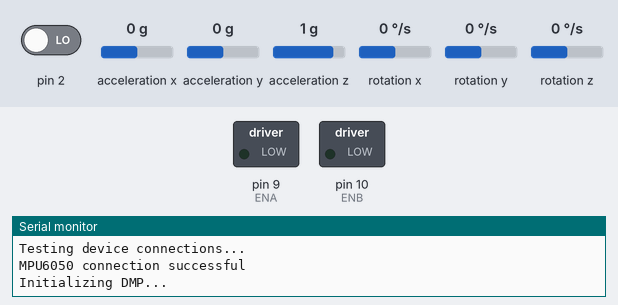
The sketch below on a simulated Arduino Uno, built with avr-gcc and run on an emulated ATmega328P. Shown: switched loads named in the sketch (green lamp = pin HIGH), the last lines printed to the serial monitor. Inputs (shaded band) come from the test bench; at power-on: rotation z 0 °/s, acceleration y 0 g, pin 2 LOW, acceleration x 0 g, acceleration z 1 g, rotation x 0 °/s, rotation y 0 °/s. The sensor or clock chip raises its interrupt line as the real part does.

Above: at 0.1 s.
At 1.7 s:
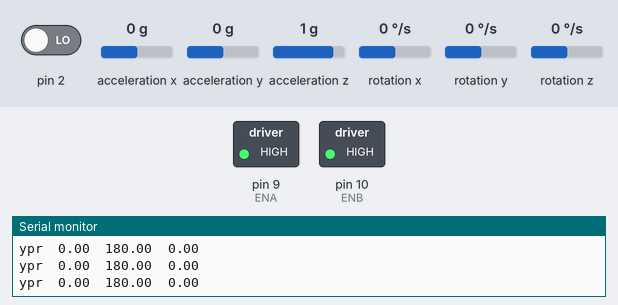
1.8 s: rotation z set to -100 °/s
4.8 s: acceleration y set to -1.4 g
Timing chart, 0 to 7.8 s (numbered marks = the images above; inputs shaded):
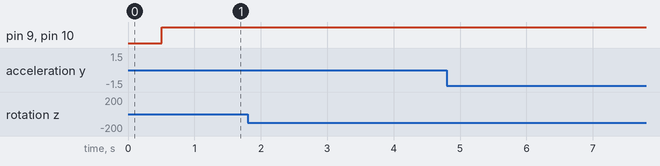

The sketch:

prototype.ino
```cpp
#include <PID_v1.h>
#include "I2Cdev.h"
#include "MPU6050_6Axis_MotionApps20.h"

#if I2CDEV_IMPLEMENTATION == I2CDEV_ARDUINO_WIRE
    #include "Wire.h"
#endif


MPU6050 mpu;

// MPU control/status vars
bool dmpReady = false;  // set true if DMP init was successful
uint8_t mpuIntStatus;   // holds actual interrupt status byte from MPU
uint8_t devStatus;      // return status after each device operation (0 = success, !0 = error)
uint16_t packetSize;    // expected DMP packet size (default is 42 bytes)
uint16_t fifoCount;     // count of all bytes currently in FIFO
uint8_t fifoBuffer[64]; // FIFO storage buffer

// orientation/motion vars
Quaternion q;           // [w, x, y, z]         quaternion container
VectorFloat gravity;    // [x, y, z]            gravity vector
float ypr[3];           // [yaw, pitch, roll]   yaw/pitch/roll container and gravity vector

//PID
double setpoint = 176.3 ;
double movingAngleOffset = 0.1;
double input, output;
double Kp= 24  ;
double Kd = 1.6;
double Ki = 96 ;
PID pid(&input, &output, &setpoint, Kp, Ki, Kd, DIRECT);


//MOTOR CONTROLLER
int ENA = 9;
int IN1 = 7;
int IN2 = 8;
int IN3 = 11;
int IN4 = 12;
int ENB = 10;


//timers
long time1Hz = 0;
long time5Hz = 0;

volatile bool mpuInterrupt = false;     // indicates whether MPU interrupt pin has gone high
void dmpDataReady()
{
    mpuInterrupt = true;
}


void setup()
{
    // join I2C bus (I2Cdev library doesn't do this automatically)
    #if I2CDEV_IMPLEMENTATION == I2CDEV_ARDUINO_WIRE
        Wire.begin();
        TWBR = 24; // 400kHz I2C clock (200kHz if CPU is 8MHz)
    #elif I2CDEV_IMPLEMENTATION == I2CDEV_BUILTIN_FASTWIRE
        Fastwire::setup(400, true);
    #endif

    // initialize serial communication
    // (115200 chosen because it is required for Teapot Demo output, but it's
    // really up to you depending on your project)
    Serial.begin(115200);
    while (!Serial); // wait for Leonardo enumeration, others continue immediately

    // initialize device
    Serial.println(F("Initializing I2C devices..."));
    mpu.initialize();

    // verify connection
    Serial.println(F("Testing device connections..."));
    Serial.println(mpu.testConnection() ? F("MPU6050 connection successful") : F("MPU6050 connection failed"));

    // load and configure the DMP
    Serial.println(F("Initializing DMP..."));
    devStatus = mpu.dmpInitialize();

    // gyro offset calibration
    mpu.setXGyroOffset(220);
    mpu.setYGyroOffset(76);
    mpu.setZGyroOffset(-85);
    mpu.setZAccelOffset(1788);

    // make sure it worked (returns 0 if so)
    if (devStatus == 0)
    {
        // turn on the DMP, now that it's ready
        Serial.println(F("Enabling DMP..."));
        mpu.setDMPEnabled(true);

        // enable Arduino interrupt detection
        Serial.println(F("Enabling interrupt detection (Arduino external interrupt 0)..."));
        attachInterrupt(0, dmpDataReady, RISING);
        mpuIntStatus = mpu.getIntStatus();

        // set our DMP Ready flag so the main loop() function knows it's okay to use it
        Serial.println(F("DMP ready! Waiting for first interrupt..."));
        dmpReady = true;

        // get expected DMP packet size for later comparison
        packetSize = mpu.dmpGetFIFOPacketSize();

        //setup PID

        pid.SetMode(AUTOMATIC);
        pid.SetSampleTime(10);
        pid.SetOutputLimits(-255, 255);
    }
    else
    {
        // ERROR!
        // 1 = initial memory load failed
        // 2 = DMP configuration updates failed
        // (if it's going to break, usually the code will be 1)
        Serial.print(F("DMP Initialization failed (code "));
        Serial.print(devStatus);
        Serial.println(F(")"));
    }
}


void movemotors(int output,int gyroreading){
 if (output < 0){
    output = -output;

 /* if (gyroreading >= 175.8 && gyroreading <= 180.5){
    output = 0;
  }*/
    analogWrite(ENA,output);
    analogWrite(ENB,output);
    digitalWrite(IN1,LOW);
    digitalWrite(IN2,HIGH);
    digitalWrite(IN3,LOW);
    digitalWrite(IN4,HIGH);
    }
else{
  /*if (gyroreading >= 175.8 && gyroreading <= 180.5){
    output = 0;
  }*/
    analogWrite(ENA,output);
    analogWrite(ENB,output);
    digitalWrite(IN1,HIGH);
    digitalWrite(IN2,LOW);
    digitalWrite(IN3,HIGH);
    digitalWrite(IN4,LOW);
    }

}

void loop()
{
    // if programming failed, don't try to do anything
    if (!dmpReady) return;

    // wait for MPU interrupt or extra packet(s) available
    while (!mpuInterrupt && fifoCount < packetSize)
    {
        //no mpu data - performing PID calculations and output to motors

        pid.Compute();
        movemotors(output,input);

    }

    // reset interrupt flag and get INT_STATUS byte
    mpuInterrupt = false;
    mpuIntStatus = mpu.getIntStatus();

    // get current FIFO count
    fifoCount = mpu.getFIFOCount();

    // check for overflow (this should never happen unless our code is too inefficient)
    if ((mpuIntStatus & 0x10) || fifoCount == 1024)
    {
        // reset so we can continue cleanly
        mpu.resetFIFO();
        Serial.println(F("FIFO overflow!"));

    // otherwise, check for DMP data ready interrupt (this should happen frequently)
    }
    else if (mpuIntStatus & 0x02)
    {
        // wait for correct available data length, should be a VERY short wait
        while (fifoCount < packetSize) fifoCount = mpu.getFIFOCount();

        // read a packet from FIFO
        mpu.getFIFOBytes(fifoBuffer, packetSize);

        // track FIFO count here in case there is > 1 packet available
        // (this lets us immediately read more without waiting for an interrupt)
        fifoCount -= packetSize;

        mpu.dmpGetQuaternion(&q, fifoBuffer);
        mpu.dmpGetGravity(&gravity, &q);
        mpu.dmpGetYawPitchRoll(ypr, &q, &gravity);

            Serial.print("ypr\t");
            Serial.print(ypr[0] * 180/M_PI);
            Serial.print("\t");
            Serial.print(ypr[1] * 180/M_PI + 180);
            Serial.print("\t");
            Serial.println(ypr[2] * 180/M_PI);

        input = ypr[1] * 180/M_PI + 180;
   }
}
```
